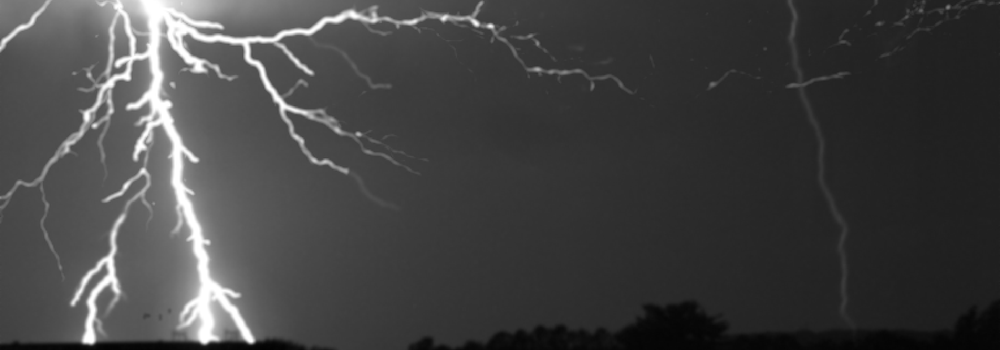
#> input picture ltg_video_int_img.png, 1000 x 350 px, shrunk from 2400 x 840 before the run
$ python image_processing.py
#> lines starting #> are read from the running program, lines starting #| are printed output that depends on the picture; after the words box and inside, x2 and y2 are one past the last pixel; in counts of white or black regions, pixels touching at a corner belong together
import cv2
import numpy as np
from skimage import io, util
from skimage.filters import threshold_otsu


image_path = './ltg_video_int_img.png'
def create_mask(image_path, side):
    """
    Loads an image, applies processing, crops to the specified side,
    and returns a binary mask.
    """
#> called with image_path = './ltg_video_int_img.png', side = 'left'
    img = cv2.imread(image_path, cv2.IMREAD_GRAYSCALE)
#> img is the input picture: shape (350, 1000); min 2, max 255, mean 66.6
    if img is None:
        print(f"Error: Could not load image from {image_path}")
        return None

    adjusted = cv2.convertScaleAbs(img, alpha=1.1, beta=-10)
    clahe = cv2.createCLAHE(clipLimit=4.0, tileGridSize=(8,8))
    img_eq = clahe.apply(adjusted)

    height, width = img.shape
#> height = 350; width = 1000
    if side == 'left':
        cropped_side = img_eq[:, :width//2]
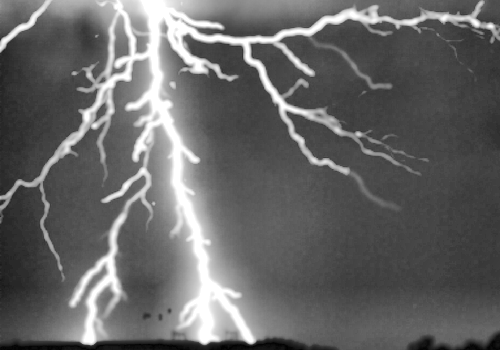
#> cropped_side: shape (350, 500); min 1, max 255, mean 102.3
        thresh = threshold_otsu(cropped_side)
#> thresh = 139
        mask = cropped_side > thresh
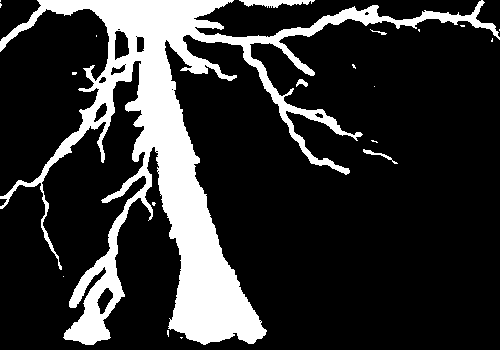
#> mask: shape (350, 500) bool; 19.2% white; 20 white regions (15 under 20 px), largest, box (x1, y1, x2, y2) and area: (0, 0, 500, 345) 32889, (239, 0, 315, 8) 365, (363, 149, 398, 164) 98, (296, 79, 308, 87) 55, (370, 29, 387, 35) 29

        # Clean up noise using morphological opening
        kernel = np.ones((3, 3), np.uint8)
        cleaned_mask = cv2.morphologyEx(util.img_as_ubyte(mask), cv2.MORPH_OPEN, kernel)
#> cleaned_mask: shape (350, 500); 18.9% white; 20 white regions (12 under 20 px), largest, box (x1, y1, x2, y2) and area: (0, 0, 498, 345) 32327, (241, 0, 310, 7) 332, (44, 231, 54, 251) 75
#> call 2 of create_mask, with image_path = './ltg_video_int_img.png', side = 'right'
#> in create_mask (call 2), `feature_area = img_eq[:, width * 3 // 4:]`:
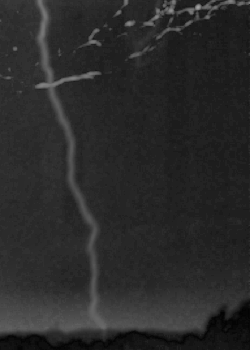
#> feature_area: shape (350, 250); min 3, max 161, mean 42
#> in create_mask (call 2), `thresh = threshold_otsu(feature_area)`: thresh = 56
#> in create_mask (call 2), `small_mask = feature_area > thresh`:
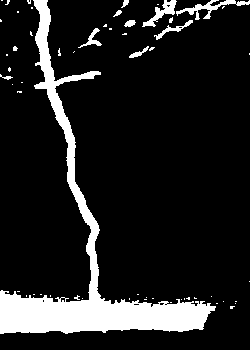
#> small_mask: shape (350, 250) bool; 12.8% white; 57 white regions (47 under 20 px), largest, box (x1, y1, x2, y2) and area: (0, 0, 216, 334) 9707, (176, 0, 250, 20) 399, (142, 0, 177, 27) 313
#> in create_mask (call 2), `right_mask_canvas[:, start_col:] = util.img_as_ubyte(small_mask)`:
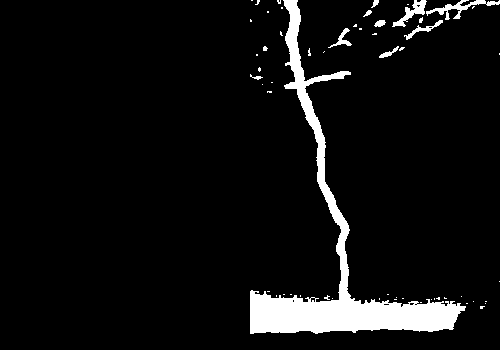
#> right_mask_canvas: shape (350, 500); 6.4% white; 57 white regions (47 under 20 px), largest, box (x1, y1, x2, y2) and area: (250, 0, 466, 334) 9707, (426, 0, 500, 20) 399, (392, 0, 427, 27) 313
        return cleaned_mask
    elif side == 'right':
        # Create a full-sized black canvas for the right half
        right_mask_canvas = np.zeros((height, width // 2), dtype=np.uint8)

        # Focus on the right-most 25% of the image to generate the mask
        feature_area = img_eq[:, width * 3 // 4:]
        thresh = threshold_otsu(feature_area)
        small_mask = feature_area > thresh

        # Place the small mask onto the canvas at its correct positional offset
        start_col = width // 4
        right_mask_canvas[:, start_col:] = util.img_as_ubyte(small_mask)

        # [8 lines of commented-out code are left out]


        return right_mask_canvas
    else:
        return None

def dice_coefficient(mask1, mask2):
    """Calculates the Dice similarity coefficient between two binary masks."""
    mask1 = mask1.astype(bool)
    mask2 = mask2.astype(bool)
    intersection = np.sum(mask1 & mask2)
    total = np.sum(mask1) + np.sum(mask2)
    return 2. * intersection / total if total > 0 else 1.0

def analyze_vertical_reflection(left_mask, right_mask):
    """Analyzes the vertical reflection symmetry of an image."""

    flipped_right_mask = cv2.flip(right_mask, 1)

    return dice_coefficient(left_mask, flipped_right_mask)


def find_best_translation(left_mask, right_mask):
    """
    Finds the optimal horizontal translation of the right mask to maximize
    overlap with the left mask.
    """
    best_score = -1
    best_shift = 0
    height, width = left_mask.shape
#> height = 350; width = 500

    print("Searching for optimal horizontal translation...")
    # Iterate through all possible horizontal shifts
    for shift in range(-width, width):
        # Create translation matrix
        M = np.float32([[1, 0, shift], [0, 1, 0]])
        # Apply the translation
        translated_right_mask = cv2.warpAffine(right_mask, M, (width, height))

        score = dice_coefficient(left_mask, translated_right_mask)

        if score > best_score:
            best_score = score
            best_shift = shift
#> this loop made 1000 passes
#> (intersection in dice_coefficient, total in dice_coefficient, score, best_score) on passes 1, 40, 41, 42, 43, 44, 45, 46, 47, 48, 49, 50: (0, 33039, 0, 0), (2, 33253, 0.00012, 0.00012), (5, 33272, 0.000301, 0.000301), (7, 33299, 0.00042, 0.00042), (10, 33326, 0.0006, 0.0006), (13, 33352, 0.00078, 0.00078), (17, 33375, 0.00102, 0.00102), (20, 33400, 0.0012, 0.0012), (24, 33426, 0.00144, 0.00144), (28, 33455, 0.00167, 0.00167), (32, 33486, 0.00191, 0.00191), (35, 33519, 0.00209, 0.00209)
#> (score, best_score) on passes 61 to 66: (0.00472, 0.00472), (0.00495, 0.00495), (0.00523, 0.00523), (0.0054, 0.0054), (0.00563, 0.00563), (0.0058, 0.0058)
#> after the loop, best_score = 0.286; best_shift = -159

    return best_shift, best_score

# Generate masks
left_mask = create_mask(image_path, 'left')
right_mask = create_mask(image_path, 'right')

if left_mask is not None and right_mask is not None:
    # Save the initial masks
    io.imsave('left_mask.png', left_mask)
    io.imsave('right_mask.png', right_mask)
    #print("Saved left_mask.png and right_mask.png")

    # Find the best translation instead of flipping
    best_shift, best_score = find_best_translation(left_mask, right_mask)
#> best_shift = -159; best_score = 0.286
    # Manual translation modifier to line up the bolt properly
    modified_shift = best_shift# + 40
#> modified_shift = -159
    print(f"Best Dice Similarity Score with translation: {best_score:.4f} at a shift of {modified_shift} pixels.")
#| Best Dice Similarity Score with translation: 0.2862 at a shift of -159 pixels.

    # Create the visualization overlay
    original_color_img = cv2.imread(image_path)
    img_height, img_width, _ = original_color_img.shape
#> img_height = 350; img_width = 1000
    left_color_half = original_color_img[:, :img_width // 2]

    # Vertical Reflection Score
    v_reflect_score = analyze_vertical_reflection(left_mask, right_mask)
#> in analyze_vertical_reflection, `flipped_right_mask = cv2.flip(right_mask, 1)`:
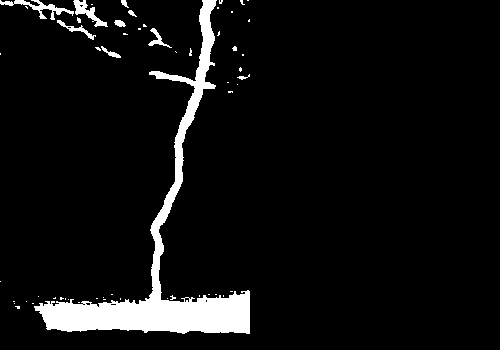
#> flipped_right_mask: shape (350, 500); 6.4% white; 57 white regions (47 under 20 px), largest, box (x1, y1, x2, y2) and area: (34, 0, 250, 334) 9707, (0, 0, 74, 20) 399, (73, 0, 108, 27) 313
#> v_reflect_score = 0.251
    print(f"Vertical Reflection Score:   {v_reflect_score:.4f}")
#| Vertical Reflection Score:   0.2508

    # Apply the best translation to the right mask
    height, width = right_mask.shape
#> height = 350; width = 500
    M = np.float32([[1, 0, modified_shift], [0, 1, 0]])
#> M = [[1, 0, -159], [0, 1, 0]]
    translated_right_mask = cv2.warpAffine(right_mask, M, (width, height))
#> translated_right_mask: shape (350, 500); 6.4% white; 57 white regions (47 under 20 px), largest, box (x1, y1, x2, y2) and area: (91, 0, 307, 334) 9707, (267, 0, 341, 20) 399, (233, 0, 268, 27) 313
    io.imsave('translated_right_mask.png', translated_right_mask)
    print("Best Shift:", modified_shift)
#| Best Shift: -159

    # Create a red highlight from the right side masks
    highlight = np.zeros_like(left_color_half)
    highlight_vert = np.zeros_like(left_color_half)
    highlight[translated_right_mask == 255] = [255, 0, 0]  # Red in RGB
    highlight_vert[cv2.flip(right_mask, 1) == 255] = [255, 0, 0]
    # Blend the highlight onto the left color image
    overlay = cv2.addWeighted(left_color_half, 0.75, highlight, 1, 0)
    overlay_vert = cv2.addWeighted(left_color_half, 0.75, highlight_vert, 1, 0)
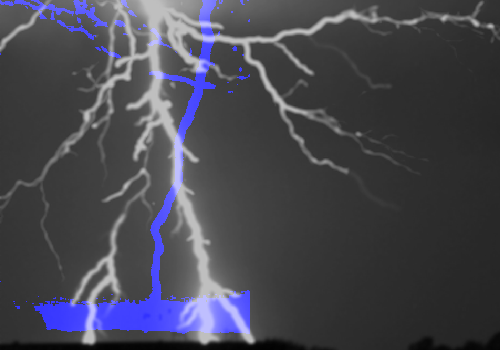
#> overlay_vert: shape (350, 500, 3); mean B, G, R 80, 70.3, 70.3
    # Save the visualization
    io.imsave('overlap_visualization.png', overlay)
    io.imsave('overlay_flip.png', overlay_vert)

if v_reflect_score > best_score and v_reflect_score > 0.25:
    print("Vertical Reflection is shown with higher dice similarity score.")
elif best_score > v_reflect_score and best_score > 0.25:
    print("Horizontal translation is shown with higher dice similarity score.")
elif best_score and v_reflect_score < 0.25:
    print("Dice correlation shows no reflection of high significance.")
else:
    print("Cannot resolve what kind of reflection was found.")
